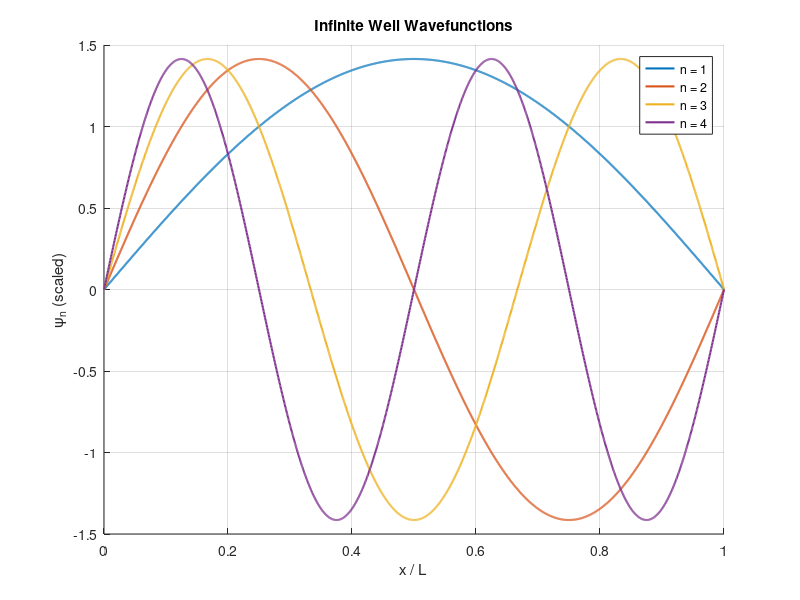
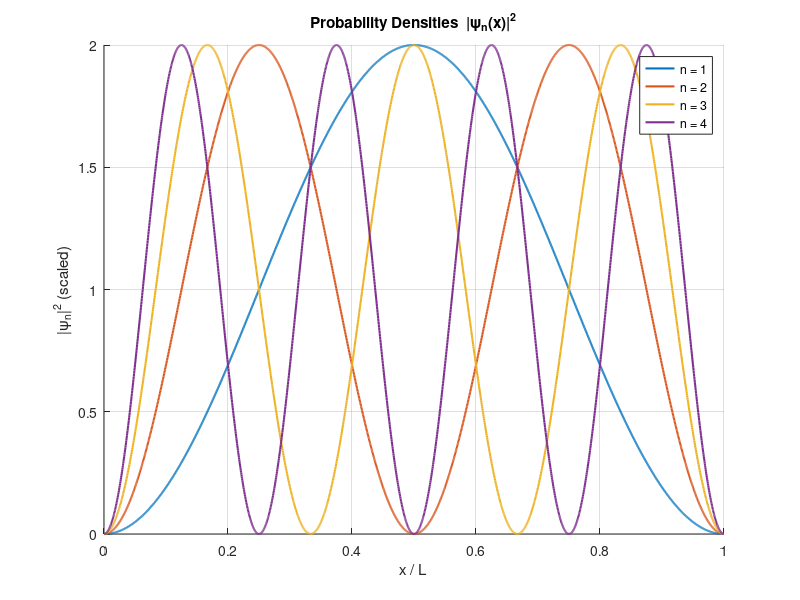
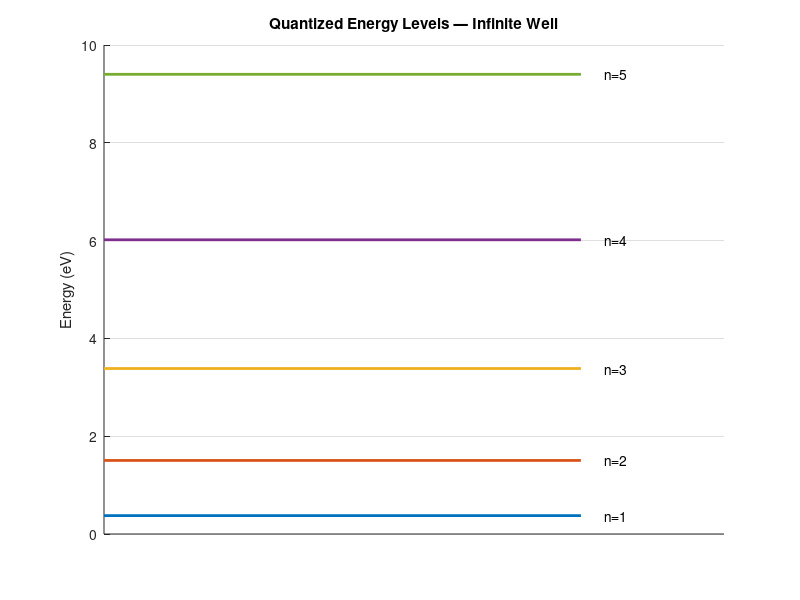

These charts were generated, in order, by the following MATLAB code:
%% INFINITE POTENTIAL WELL — full numerical treatment
% Particle in a 1D box of width L, walls at x=0 and x=L.
%
% psi_n(x) = sqrt(2/L) * sin(n*pi*x/L)
% E_n      = n^2 * pi^2 * hbar^2 / (2*m*L^2)
%
% This script:
%   1) plots psi_n(x) and |psi_n(x)|^2 for several n
%   2) verifies normalization numerically:  ∫|psi|^2 dx = 1
%   3) verifies orthogonality between different n
%   4) computes <x> and <p> numerically and compares to theory
%   5) prints the quantized energy levels

clear; clc; close all;

%% --- Physical / well parameters ---
hbar = 1.054571817e-34;   % J*s
m    = 9.10938370e-31;    % kg (electron mass, just as an example)
L    = 1e-9;              % well width, 1 nm

%% --- Spatial grid ---
N_points = 2000;
x = linspace(0, L, N_points)';   % column vector
dx = x(2) - x(1);

%% --- Define psi_n(x) as a function handle ---
% (real-valued for the infinite well, so psi* = psi)
psi = @(n, x) sqrt(2/L) * sin(n*pi*x/L);

%% --- 1) Plot wavefunctions and probability densities ---
n_list = [1 2 3 4];

figure('Name','Wavefunctions');
hold on;
for n = n_list
    plot(x/L, psi(n,x)*sqrt(L), 'LineWidth', 1.5, ...
        'DisplayName', sprintf('n = %d', n));
end
xlabel('x / L'); ylabel('\psi_n (scaled)');
title('Infinite Well Wavefunctions');
legend show; grid on;

figure('Name','Probability Densities');
hold on;
for n = n_list
    plot(x/L, abs(psi(n,x)).^2 * L, 'LineWidth', 1.5, ...
        'DisplayName', sprintf('n = %d', n));
end
xlabel('x / L'); ylabel('|\psi_n|^2 (scaled)');
title('Probability Densities  |\psi_n(x)|^2');
legend show; grid on;
% Notice: n=1 peaks in the middle; n=2 has a node (zero) exactly at x = L/2.

%% --- 2) Verify normalization: ∫|psi_n|^2 dx should equal 1 ---
fprintf('--- Normalization check ---\n');
for n = n_list
    psi_n = psi(n, x);
    norm_check = trapz(x, conj(psi_n) .* psi_n);  % conj() here for generality
    fprintf('n=%d : integral of |psi|^2 dx = %.6f (should be 1)\n', n, norm_check);
end

%% --- 3) Verify orthogonality: ∫ psi_n* psi_m dx should be 0 for n ~= m ---
fprintf('\n--- Orthogonality check (n=1 vs n=2) ---\n');
overlap = trapz(x, conj(psi(1,x)) .* psi(2,x));
fprintf('integral of psi_1* * psi_2 dx = %.2e (should be ~0)\n', overlap);

%% --- 4) Expectation values <x> and <p>, computed numerically ---
% <x> = ∫ psi* x psi dx
% <p> = ∫ psi* (-i*hbar * d/dx) psi dx   -> use a numerical derivative

fprintf('\n--- Expectation values ---\n');
for n = n_list
    psi_n = psi(n, x);

    % <x>: sandwich the position operator (just "multiply by x")
    x_expect = trapz(x, conj(psi_n) .* x .* psi_n);

    % <p>: sandwich the momentum operator -i*hbar*d/dx
    dpsi_dx = gradient(psi_n, dx);              % numerical d(psi)/dx
    p_expect = trapz(x, conj(psi_n) .* (-1i*hbar*dpsi_dx));

    fprintf('n=%d : <x> = %.4e m  (theory: L/2 = %.4e m) | <p> = %.2e kg*m/s (theory: 0)\n', ...
        n, real(x_expect), L/2, real(p_expect));
end

%% --- 5) Quantized energy levels ---
fprintf('\n--- Energy levels ---\n');
n_energy = 1:5;
E_n = (n_energy.^2 * pi^2 * hbar^2) / (2*m*L^2);   % Joules
E_n_eV = E_n / 1.602176634e-19;                     % convert to eV

for k = 1:length(n_energy)
    fprintf('E_%d = %.4f eV\n', n_energy(k), E_n_eV(k));
end

figure('Name','Energy Levels');
hold on;
for k = 1:length(n_energy)
    plot([0 1], [E_n_eV(k) E_n_eV(k)], 'LineWidth', 2);
    text(1.05, E_n_eV(k), sprintf('n=%d', n_energy(k)));
end
ylabel('Energy (eV)');
title('Quantized Energy Levels — Infinite Well');
xlim([0 1.3]); set(gca,'XTick',[]); grid on;
